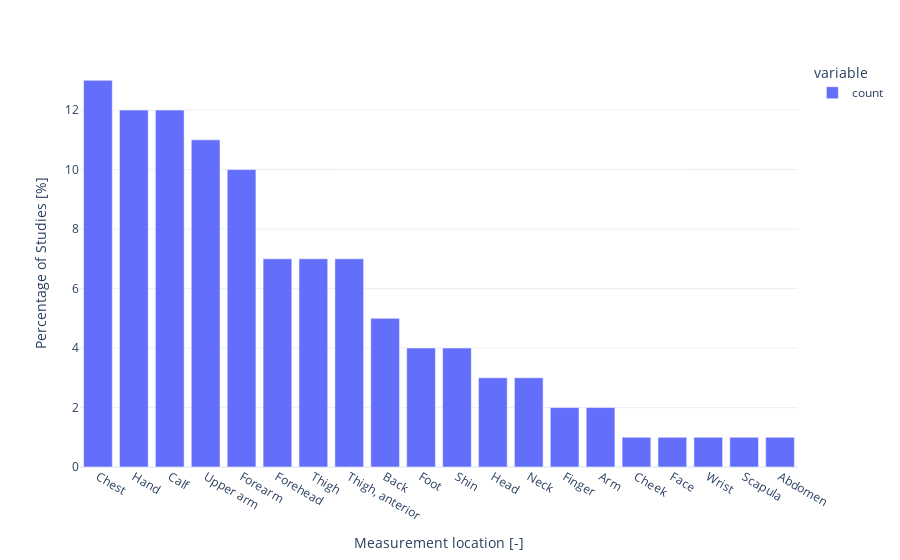

The cell this chart's notebook holds for it:
### Code cell
skin_temperature = df[df["physio-parameter"] == "Skin Temperature"]
location_counts = skin_temperature["physio-body-site"].value_counts()

fig = px.bar(
    location_counts,
)

fig.update_layout(
    xaxis_title="Measurement location [-]",
    yaxis_title="Percentage of Studies [%]",
    template="plotly_white",
)

fig.show()

### Figure 1 — Plotly figure (JSON) as saved in the notebook; plotly's stock layout.template omitted (floating-point values rounded to 4 significant figures)
{"data": [{"alignmentgroup": "True", "hovertemplate": "variable=count<br>physio-body-site=%{x}<br>value=%{y}<extra></extra>", "legendgroup": "count", "marker": {"color": "#636efa", "pattern": {"shape": ""}}, "name": "count", "offsetgroup": "count", "orientation": "v", "showlegend": true, "textposition": "auto", "type": "bar", "x": ["Chest", "Hand", "Calf", "Upper arm", "Forearm", "Forehead", "Thigh", "Thigh, anterior", "Back", "Foot", "Shin", "Head", "Neck", "Finger", "Arm", "Cheek", "Face", "Wrist", "Scapula", "Abdomen"], "xaxis": "x", "y": [13, 12, 12, 11, 10, 7, 7, 7, 5, 4, 4, 3, 3, 2, 2, 1, 1, 1, 1, 1], "yaxis": "y"}], "layout": {"barmode": "relative", "legend": {"title": {"text": "variable"}, "tracegroupgap": 0}, "margin": {"t": 60}, "xaxis": {"anchor": "y", "domain": [0, 1], "title": {"text": "Measurement location [-]"}}, "yaxis": {"anchor": "x", "domain": [0, 1], "title": {"text": "Percentage of Studies [%]"}}}}
